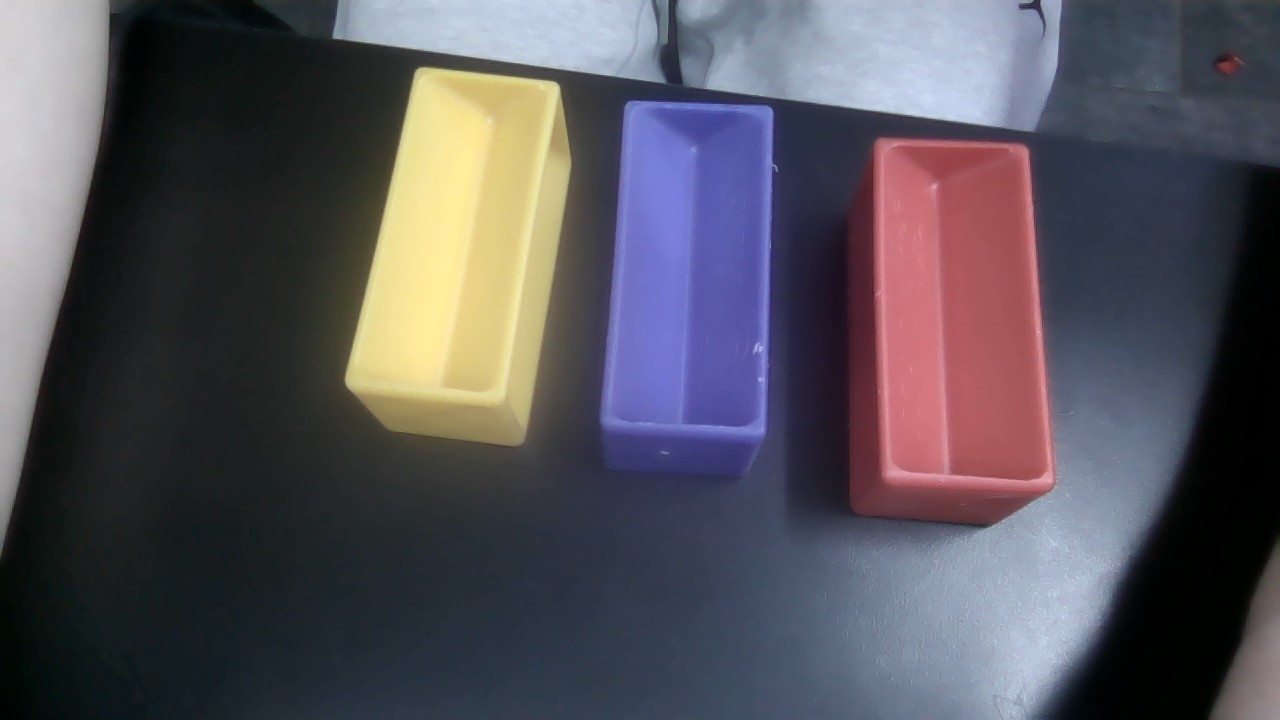
#> input picture blk_imgs/r9000p_laptop.jpg, 1280 x 720 px, given in place of the camera
$ python test_blob_detect.py
#> lines starting #> are read from the running program, lines starting #| are printed output that depends on the picture; after the words box and inside, x2 and y2 are one past the last pixel; in counts of white or black regions, pixels touching at a corner belong together
import cv2
import numpy as np
from typing import List, Dict
from dataclasses import dataclass, field
from typing import Tuple

# ------------------------------------------------------------------
# (1) Color + Block definitions
# ------------------------------------------------------------------


@dataclass
class Color:
    """Stores color name, HSV ranges, and BGR values for drawing."""
    name: str
    hsv_ranges: List[Tuple[Tuple[int, int, int], Tuple[int, int, int]]]
    bgr: Tuple[int, int, int]


@dataclass
class Block:
    """
    Represents a detected color block with position, size, angle, color info,
    and optional HSV stats or contour.
    """
    center: Tuple[float, float]
    size: Tuple[float, float]
    angle: float
    color: Color
    color_std: Tuple[float, float, float] = (0.0, 0.0, 0.0)
    mean_hsv: Tuple[float, float, float] = (0.0, 0.0, 0.0)
    contour: np.ndarray = field(default_factory=lambda: np.array([]))


# Example color definitions
RED = Color(
    name='RED',
    hsv_ranges=[
        ((0, 80, 50), (20, 200, 255)),
        ((160, 80, 50), (180, 200, 255))
    ],
    bgr=(0, 0, 255)
)

BLUE = Color(
    name='BLUE',
    hsv_ranges=[
        ((80, 50, 50), (140, 255, 255))
    ],
    bgr=(255, 0, 0)
)

YELLOW = Color(
    name='YELLOW',
    hsv_ranges=[
        ((20, 20, 30), (60, 255, 255))
    ],
    bgr=(0, 255, 255)
)

COLOR_DEFINITIONS = [YELLOW]

# ------------------------------------------------------------------
# (2) Detector Class with Debug
# ------------------------------------------------------------------


class BlobFloodFillDetector:
    """
    Detect color blocks by:
      1) Creating color mask in HSV
      2) Blob detection to find keypoints
      3) Flood fill from each keypoint to get the full region
      4) minAreaRect to form a Block

    Also stores intermediate debug images for each step.
    """

    def __init__(self, debug: bool = True):
        # Basic morphological parameters
        self.erode_iter = 2
        self.dilate_iter = 2
        self.kernel = cv2.getStructuringElement(cv2.MORPH_ELLIPSE, (3, 3))

        # For blob detection
        self.min_area = 500  # minimum area for a blob
        self.debug = debug
        # We'll store debug images in a dictionary
        self.debug_images: Dict[str, np.ndarray] = {}

    def detect_blocks(self, frame_bgr: np.ndarray) -> List[Block]:
        """
        Main entry point. Returns the list of Blocks and
        populates self.debug_images with intermediate steps.
        """
        # Clear debug images each time
        self.debug_images.clear()

        # Convert to HSV
        hsv = cv2.cvtColor(frame_bgr, cv2.COLOR_BGR2HSV)

        blocks: List[Block] = []

        for color_def in COLOR_DEFINITIONS:
            # 1) Create the color mask
            mask = self._create_color_mask(hsv, color_def)

            # 2) Detect blobs on this mask
            keypoints = self._detect_blobs(mask)

            # Save a debug image showing keypoints
            if self.debug:
                debug_kp = cv2.cvtColor(mask, cv2.COLOR_GRAY2BGR)
                print("keypoints count: ", len(keypoints))
                for kp in keypoints:
                    x, y = int(kp.pt[0]), int(kp.pt[1])
                    cv2.circle(debug_kp, (x, y), 5, (0, 255, 0), -1)
                self.debug_images[f"{color_def.name}_blob_keypoints"] = debug_kp

            # 3) For each keypoint => flood fill => find contour => build Block
            idx_blob = 0
            for kp in keypoints:
                sub_blocks = self._floodfill_contour_and_build(
                    mask, kp.pt, color_def, idx_blob)
                blocks.extend(sub_blocks)
                idx_blob += 1

        return blocks

    def _create_color_mask(self, hsv: np.ndarray, color_def: Color) -> np.ndarray:
        mask = np.zeros(hsv.shape[:2], dtype=np.uint8)
        for (lower, upper) in color_def.hsv_ranges:
            lower_np = np.array(lower, dtype=np.uint8)
            upper_np = np.array(upper, dtype=np.uint8)
            tmp_mask = cv2.inRange(hsv, lower_np, upper_np)
            mask = cv2.bitwise_or(mask, tmp_mask)

        # morphological cleanup
        mask = cv2.erode(mask, self.kernel, iterations=self.erode_iter)
        mask = cv2.dilate(mask, self.kernel, iterations=self.dilate_iter)

        # Save mask as debug image if needed
        if self.debug:
            c_bgr = cv2.cvtColor(mask, cv2.COLOR_GRAY2BGR)
            self.debug_images[f"{color_def.name}_mask"] = c_bgr

        return mask

    def _detect_blobs(self, mask: np.ndarray) -> List[cv2.KeyPoint]:
        params = cv2.SimpleBlobDetector_Params()

        # 1) Basic area filter
        params.filterByArea = True
        params.minArea = self.min_area
        # Optionally define a maxArea if needed:
        # params.maxArea = 10000

        # 2) Circularity filter
        # For a perfect circle, circularity=1.0
        # For a square, circularity ~ 0.785
        # Non-square rectangles -> typically <0.785
        params.filterByCircularity = True
        # If you want to exclude near-perfect circles:
        # e.g. let’s allow shapes with circularity up to ~0.85
        params.maxCircularity = 0.85
        # If you also want to exclude extremely elongated shapes,
        # set a minCircularity > 0.1 or 0.2
        params.minCircularity = 0.3

        # 3) Convexity filter
        # A rectangle is convex, so its convexity ~1.0.
        # This can help exclude highly concave shapes.
        params.filterByConvexity = False
        params.minConvexity = 0.9  # only keep blobs that are fairly convex
        # e.g. if you want to exclude shapes with notches or large indentations

        # 4) Inertia filter (related to elongation)
        # The inertia ratio for perfect circles ~1.0.
        # For squares or rectangles, it might vary (0.3..0.9),
        # depending on how “thin” or “squashed” the shape is.
        # You can tune these to exclude extremely elongated lines or weird shapes.
        params.filterByInertia = False
        params.minInertiaRatio = 0.2
        # Possibly define maxInertiaRatio = e.g. 0.8

        detector = cv2.SimpleBlobDetector_create(params)
        keypoints = detector.detect(mask)
        return keypoints


    # [59 lines left out: function _floodfill_contour_and_build, not called in this run]

# ------------------------------------------------------------------
# (3) Example usage with debug
# ------------------------------------------------------------------


if __name__ == "__main__":
    cap = cv2.VideoCapture(0)
    detector = BlobFloodFillDetector(debug=True)

    while True:
        ret, frame = cap.read()
#> frame is the input picture: shape (720, 1280, 3); mean B, G, R 91.2, 83, 85.9
        if not ret:
            break

        blocks = detector.detect_blocks(frame)
#> in detect_blocks, `hsv = cv2.cvtColor(frame_bgr, cv2.COLOR_BGR2HSV)`: hsv: shape (720, 1280, 3); mean H, S, V 99.5, 75.5, 103.3
#> the loop in detect_blocks, `for color_def in COLOR_DEFINITIONS:` made 1 pass
#| keypoints count:  0
#> pass 1, in _create_color_mask, `c_bgr = cv2.cvtColor(mask, cv2.COLOR_GRAY2BGR)`:
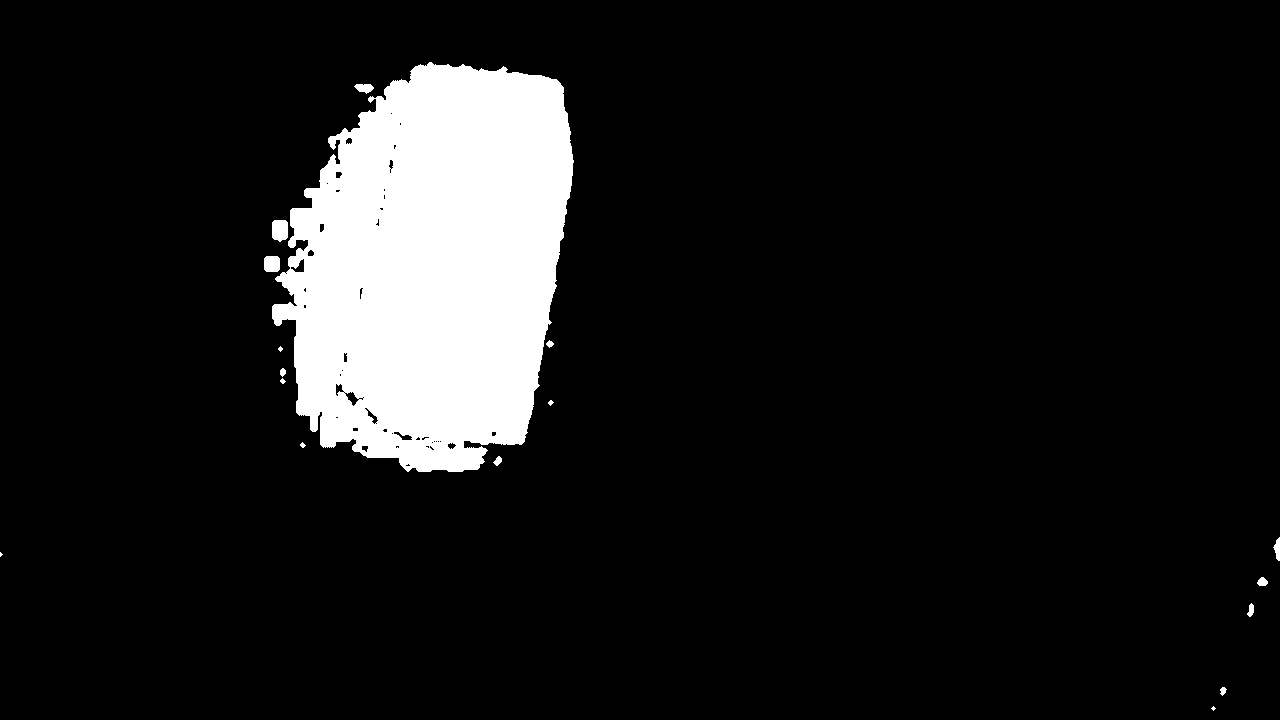
#> c_bgr: shape (720, 1280, 3); 10.1% white; 17 white regions (3 under 20 px), largest, box (x1, y1, x2, y2) and area: (272, 62, 574, 472) 92105, (272, 220, 288, 242) 314, (264, 256, 280, 272) 244
#> after the loop in detect_blocks, `for color_def in COLOR_DEFINITIONS:`: blocks = []; self.debug_images = 2 items
#> blocks = []

        # Show final detection
        out = frame.copy()
        for b in blocks:
            box = cv2.boxPoints((b.center, b.size, b.angle))
            box = np.intp(box)
            cv2.drawContours(out, [box], 0, b.color.bgr, 2)
#> this loop made 0 passes

        cv2.imshow("Final Detection", out)

        # Display debug images
        for name, dbg_img in detector.debug_images.items():
            cv2.imshow(name, dbg_img)
#> this loop made 2 passes
#> name on passes 1 to 2: 'YELLOW_mask', 'YELLOW_blob_keypoints'

        key = cv2.waitKey(1)
#> (key Esc is pressed here)
        if key == 27:  # ESC
            break

    cap.release()
    cv2.destroyAllWindows()

$ run again, on blk_imgs/limelight.png
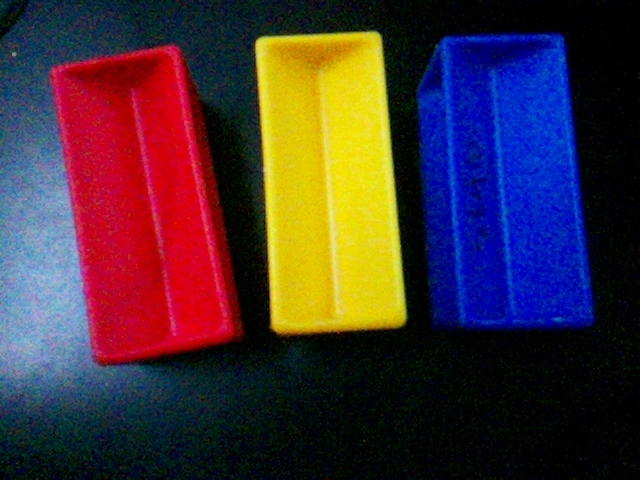
#> input picture blk_imgs/limelight.png, 640 x 480 px, given in place of the camera
#> frame is the input picture: shape (480, 640, 3); mean B, G, R 55, 48.7, 67.2
#> hsv: shape (480, 640, 3); mean H, S, V 89.7, 208.5, 104.9
#> the loop in detect_blocks, `for color_def in COLOR_DEFINITIONS:` made 1 pass
#| keypoints count:  0
#> pass 1, in _create_color_mask, `c_bgr = cv2.cvtColor(mask, cv2.COLOR_GRAY2BGR)`:
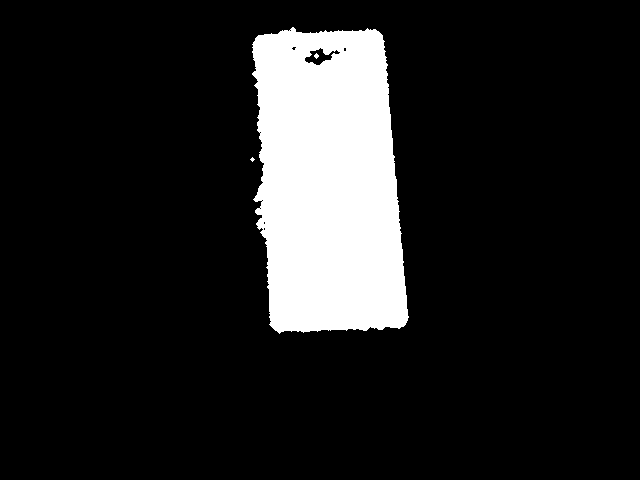
#> c_bgr: shape (480, 640, 3); 13% white; 3 white regions (2 under 20 px), largest, box (x1, y1, x2, y2) and area: (252, 27, 409, 334) 39995
#> after the loop in detect_blocks, `for color_def in COLOR_DEFINITIONS:`: blocks = []; self.debug_images = 2 items
#> `blocks = detector.detect_blocks(frame)`: blocks = []
#> the loop `for name, dbg_img in detector.debug_images.items():` made 2 passes
#> name on passes 1 to 2: 'YELLOW_mask', 'YELLOW_blob_keypoints'
